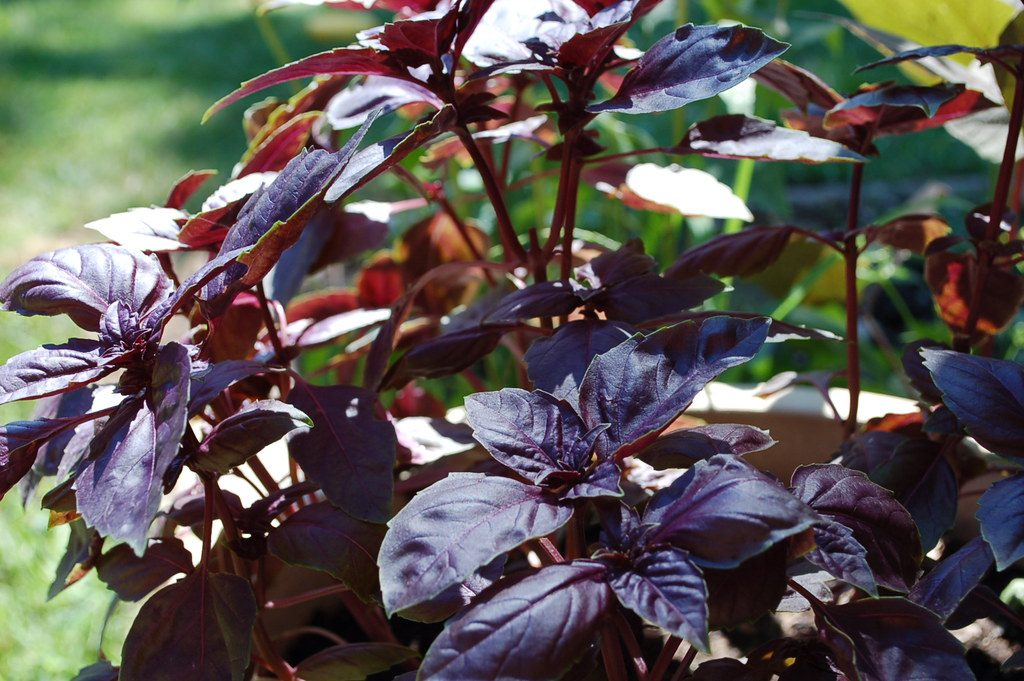
#> input picture assets/plants/photos/034-ocimum-basilicum-purpureum.jpg, 1024 x 681 px
$ python -i fit-products-4x3.py   (imports and definitions only)
#> lines starting #> are read from the running program, lines starting #| are printed output that depends on the picture
#> further down, picture is the input picture: PIL image 1024x681 RGB; mean R, G, B 92.1, 87.2, 83.1
"""
Her ürün fotoğrafını 4:3 kadraja oturtur.
Ürünün başı (üst) ve sonu (alt) kesilmez — her zaman contain.
Önce boş beyaz kenarları kırpar, sonra kadraja ortalar.
"""
from __future__ import annotations

import json
import shutil
from pathlib import Path

from PIL import Image

REPO = Path(__file__).resolve().parents[1]
AKTAR = REPO.parent / "Aktar"
PRODUCTS_JSON = REPO / "data" / "products.json"
OUT_DIR = REPO / "assets" / "products"

TARGET_W, TARGET_H = 1200, 900  # 4:3
PAD = 0.06  # %6 iç boşluk — baş/son kenara yapışmasın
WHITE_THRESH = 246

# id → Aktar dosya adı (import-aktar-images.mjs ile aynı)
EXACT = {
    1: "Esila Kuyruk.jpg",
    2: "adnız.jpg",
    4: "Radian Masaj.jpg",
    5: "çörek otu.jpg",
    9: "coconut.jpeg",
    10: "coconut.jpeg",
    11: "PulBiber.jpeg",
    12: "PulBiber.jpeg",
    13: "Toz Biber.jpeg",
    14: "Toz Biber.jpeg",
    15: "İsot.jpeg",
    16: "kimyon.jpeg",
    17: "Kekik.jpeg",
    18: "Toz Tarçın.jpeg",
    19: "Kara Biber.jpeg",
    20: "Sumak.jpeg",
    21: "Çubuk Tarçın.jpeg",
    22: "Zencefil.jpeg",
    23: "Zerdeçal.jpeg",
    24: "beyaz susam.jpeg",
    25: "Kavruk Susam.jpeg",
    26: "karanfil.jpeg",
    27: "çörek otu.jpg",
    28: "Keten Tohum.jpeg",
    29: "Rezene.jpeg",
    30: "Kına.jpeg",
    31: "Kış Çay.jpeg",
    32: "Atom Çay.jpeg",
    33: "Form Çay.jpeg",
    34: "Beyaz Çay.jpeg",
    35: "Yeşil Çay.jpeg",
    36: "yeşil Çay dökme.jpeg",
    37: "Seylan Çay.jpg",
    38: "Kayısılı Biberiyeli.jpeg",
    39: "Bromelain.jpeg",
    40: "KekreMekre.jpeg",
    41: "momoridca kokonat.jpg",
    42: "detox.jpeg",
    43: "Elmalı bişey sirke.jpeg",
    44: "Aserola.jpeg",
    45: "Matcha Detox.jpeg",
    46: "Matcha Bromelain.jpeg",
    47: "Matcha Yeşil Çay.jpeg",
    48: "Dorm Diyet Kahjvesi.jpeg",
    49: "Şifa HAnım Kahve.jpeg",
    50: "Adıyaman Kervan.jpeg",
    51: "Sütlü Menengiç.jpeg",
    52: "Dolma Biber.jpeg",
    53: "Patlıcan Kuru Askı.jpeg",
    54: "Domates kuru.jpeg",
    55: "incir kuru.jpeg",
    56: "Dut Kuru.jpeg",
    57: "Hayıt Tohumlu Macun.jpeg",
    58: "Ballı Polenli Ginsengli.jpeg",
    59: "andız Pekmezli.jpeg",
    60: "Yakı Otlu Prvoit.jpeg",
    61: "45+ Performans.jpeg",
    62: "Mandalina.jpeg",
    63: "Zühre Ana Kids.jpg",
    64: "Zühre Ana Kozalak.jpg",
    65: "Propolis.jpg",
    66: "Sultan Macun.jpg",
    67: "Stevia.jpg",
    68: "Tropikal.jpg",
    69: "Zühre Ana Yaban Mersini.jpeg",
    70: "vişne.jpg",
    71: "karadut.jpg",
    72: "adnız.jpg",
    73: "hurma.jpg",
    74: "harnup.jpg",
    75: "dut.jpg",
    76: "kızılcık.jpg",
    77: "elma.jpg",
    78: "Kozalak urubu.jpeg",
    79: "Alıç Sireksi.jpeg",
    80: "ananas.jpg",
    81: "enginar.jpg",
    82: "üzüm.jpg",
    83: "Gül Sirkesi.jpeg",
    84: "Sultan.jpeg",
    85: "Çakşır.jpg",
    86: "Enginat.jpg",
}


# [26 lines left out: functions norm, resolve_aktar, not called in this run]


def is_near_white(px: tuple[int, int, int], thresh: int = WHITE_THRESH) -> bool:
    r, g, b = px[:3]
    return r >= thresh and g >= thresh and b >= thresh


def trim_whitespace(im: Image.Image) -> Image.Image:
    """Boş beyaz kenarları kırp — ürün kadrajda daha büyük dursun."""
    rgb = im.convert("RGB")
    w, h = rgb.size
#> w = 1024; h = 681
    px = rgb.load()
    step = 2 if max(w, h) > 800 else 1
#> step = 2

    min_x, min_y = w, h
#> min_x = 1024; min_y = 681
    max_x, max_y = 0, 0
    found = False
    for y in range(0, h, step):
        for x in range(0, w, step):
            if not is_near_white(px[x, y]):
                found = True
                if x < min_x:
                    min_x = x
                if y < min_y:
                    min_y = y
                if x > max_x:
                    max_x = x
                if y > max_y:
                    max_y = y

    if not found:
        return rgb

    # Kenar payı: ürün başı/sonu kesilmesin
    margin = max(4, int(min(w, h) * 0.012))
    min_x = max(0, min_x - margin)
    min_y = max(0, min_y - margin)
    max_x = min(w - 1, max_x + margin)
    max_y = min(h - 1, max_y + margin)

    # Çok agresif kırpma olmasın (görselin %40'ından fazlasını atma)
    cropped_w = max_x - min_x + 1
    cropped_h = max_y - min_y + 1
    if cropped_w < w * 0.35 or cropped_h < h * 0.35:
        return rgb

    return rgb.crop((min_x, min_y, max_x + 1, max_y + 1))


def sample_bg(im: Image.Image) -> tuple[int, int, int]:
    w, h = im.size
    pts = [
        im.getpixel((2, 2)),
        im.getpixel((w - 3, 2)),
        im.getpixel((2, h - 3)),
        im.getpixel((w - 3, h - 3)),
    ]
    r = sum(p[0] for p in pts) // 4
    g = sum(p[1] for p in pts) // 4
    b = sum(p[2] for p in pts) // 4
    return (r, g, b)


def fit_contain(im: Image.Image) -> Image.Image:
    """Ürünün tamamı (baş→son) 4:3 kadraja sığar — asla kırpılmaz."""
    src = trim_whitespace(im.convert("RGB"))
    bg = sample_bg(src)
    canvas = Image.new("RGB", (TARGET_W, TARGET_H), bg)
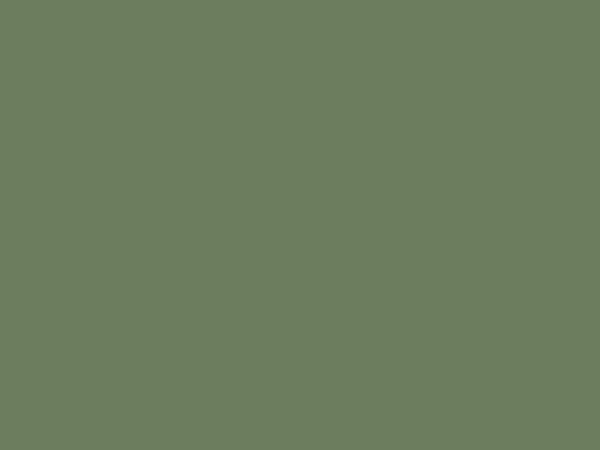
#> canvas: PIL image 1200x900 RGB (shown at 1/2 size); mean R, G, B 108, 125, 94

    avail_w = TARGET_W * (1 - 2 * PAD)
    avail_h = TARGET_H * (1 - 2 * PAD)
    scale = min(avail_w / src.width, avail_h / src.height)
    new_w = max(1, int(src.width * scale))
    new_h = max(1, int(src.height * scale))
    resized = src.resize((new_w, new_h), Image.Resampling.LANCZOS)

    dx = (TARGET_W - new_w) // 2
    dy = (TARGET_H - new_h) // 2
    canvas.paste(resized, (dx, dy))
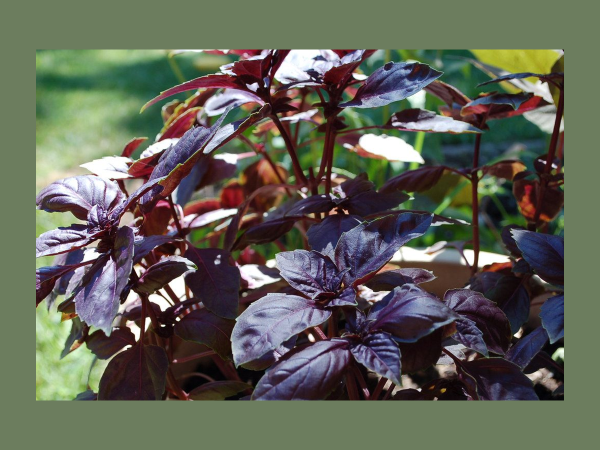
#> canvas: PIL image 1200x900 RGB (shown at 1/2 size); mean R, G, B 97.1, 99, 86.5
    return canvas


# [55 lines left out: function main, not called in this run]


# [2 lines not run here, left out]

>>> from PIL import Image
>>> picture = Image.open('../assets/plants/photos/034-ocimum-basilicum-purpureum.jpg')
>>> result = fit_contain(picture)
